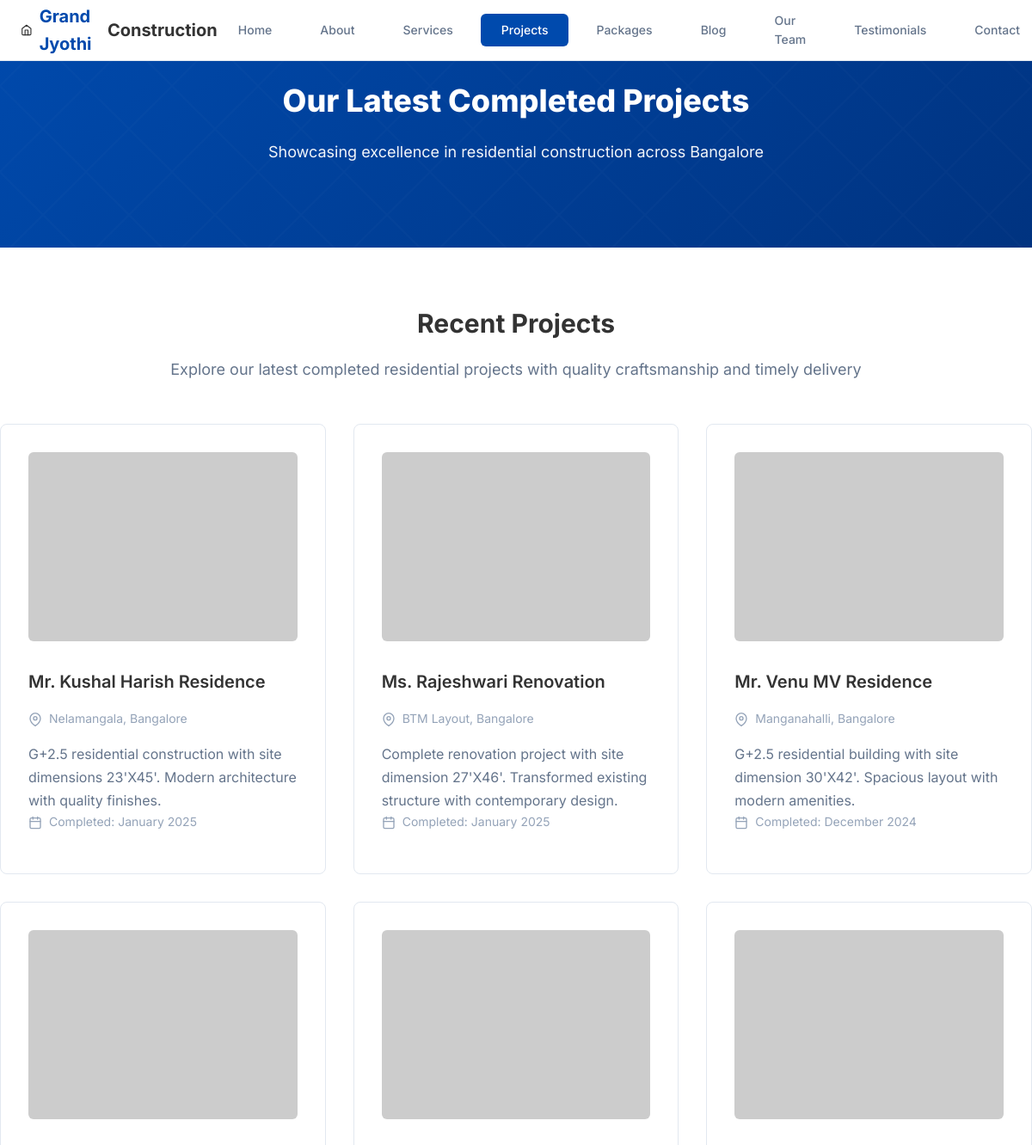
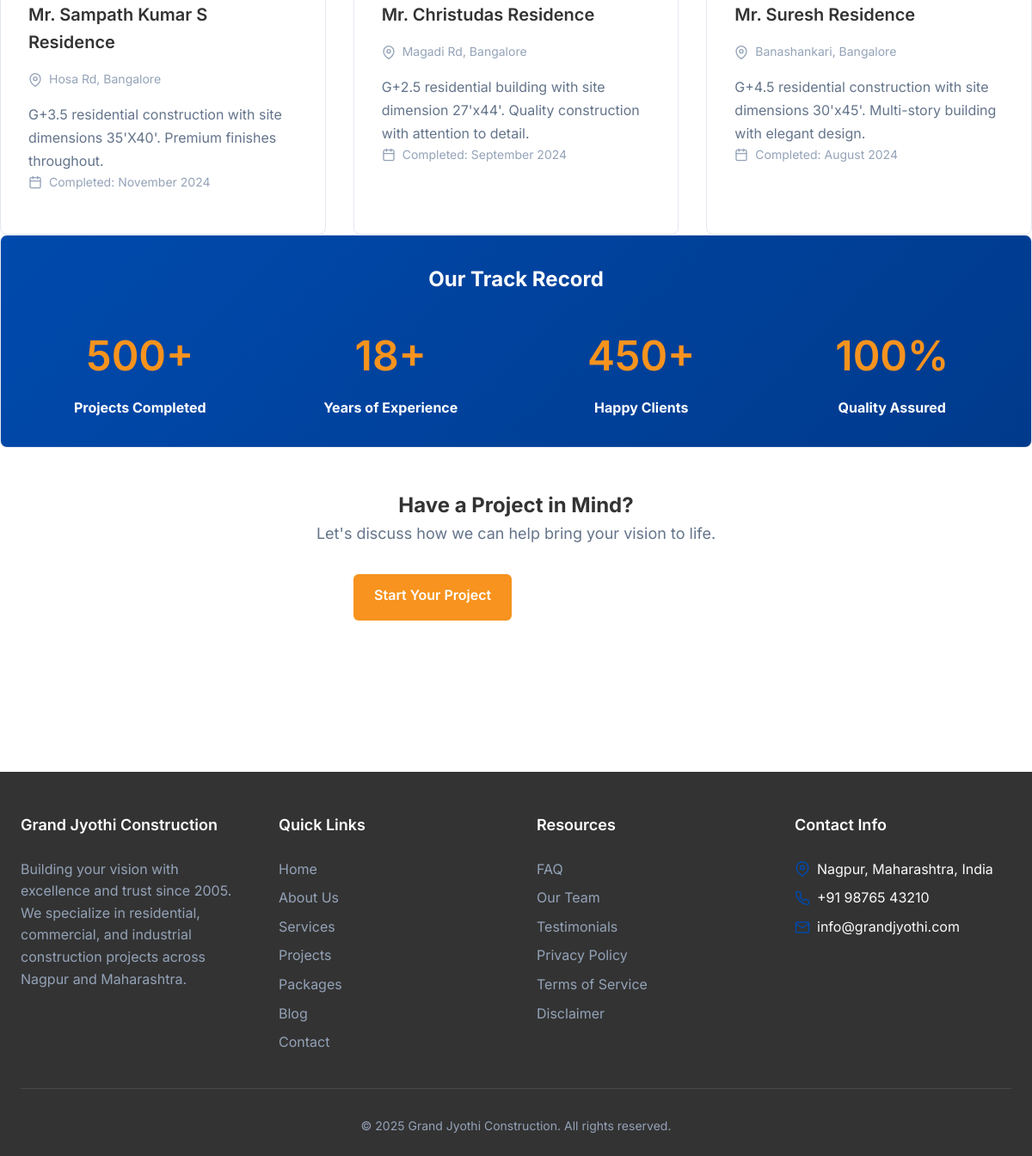
The app's page /projects.php with its own data (2 pictures, top to bottom).
### tables this page shows
CREATE TABLE IF NOT EXISTS projects (
    id INT AUTO_INCREMENT PRIMARY KEY,
    title VARCHAR(255) NOT NULL,
    location VARCHAR(255) NOT NULL,
    description TEXT NOT NULL,
    image VARCHAR(255) DEFAULT 'placeholder.jpg',
    completed_on DATE NULL,
    created_at TIMESTAMP DEFAULT CURRENT_TIMESTAMP,
    INDEX idx_created (created_at),
    INDEX idx_completed (completed_on)
);

CREATE TABLE IF NOT EXISTS site_settings (
    id INT AUTO_INCREMENT PRIMARY KEY,
    setting_key VARCHAR(100) NOT NULL UNIQUE,
    setting_value TEXT,
    setting_type VARCHAR(50) DEFAULT 'text',
    updated_at TIMESTAMP DEFAULT CURRENT_TIMESTAMP ON UPDATE CURRENT_TIMESTAMP,
    INDEX idx_key (setting_key)
);

### includes/db.php (called while the page is built, shortened)
<?php
function getDbConnection(): PDO
{
    static $pdo = null;
    if ($pdo === null) {
        $dsn = sprintf(
            'mysql:host=%s;dbname=%s;charset=%s',
            DB_HOST,
            DB_NAME,
            DB_CHARSET
        );
        $options = [
            PDO::ATTR_ERRMODE            => PDO::ERRMODE_EXCEPTION,
            PDO::ATTR_DEFAULT_FETCH_MODE => PDO::FETCH_ASSOC,
            PDO::ATTR_EMULATE_PREPARES   => false,
            PDO::ATTR_PERSISTENT         => false,
        ];
        try {
            $pdo = new PDO($dsn, DB_USER, DB_PASS, $options);
        } catch (PDOException $e) {
            error_log('Database Connection Error: ' . $e->getMessage());
            die('Database connection failed. Please try again later.');
        }
    }
    return $pdo;
}
function executeQuery(string $sql, array $params = []): PDOStatement
{
    $pdo = getDbConnection();
    $stmt = $pdo->prepare($sql);
    $stmt->execute($params);
    return $stmt;
}
function sanitizeOutput($data): string
{
    return htmlspecialchars((string)$data, ENT_QUOTES, 'UTF-8');
}

### includes/settings.php (called while the page is built, shortened)
<?php
function getSetting(string $key, $default = '') {
    try {
        $stmt = executeQuery("SELECT setting_value FROM site_settings WHERE setting_key = ?", [$key]);
        $result = $stmt->fetch(PDO::FETCH_ASSOC);
        return $result ? $result['setting_value'] : $default;
    } catch (PDOException $e) {
        error_log('Get Setting Error: ' . $e->getMessage());
        return $default;
    } catch (Exception $e) {
        error_log('Get Setting Error: ' . $e->getMessage());
        return $default;
    }
}
function getContactInfo(): array {
    return [
        'email' => getSetting('contact_email', 'info@grandjyothi.com'),
        'phone' => getSetting('contact_phone', '+91 98765 43210'),
        'address' => getSetting('contact_address', 'Nagpur, Maharashtra, India'),
    ];
}

### projects.php (the view, shortened to what this page needs)
<?php
require_once __DIR__ . '/includes/db.php';
$sql = "SELECT * FROM projects ORDER BY completed_on DESC, created_at DESC";
$stmt = executeQuery($sql);
$projects = $stmt->fetchAll();
require_once __DIR__ . '/includes/header.php';
?>
<header class="hero">
    <div class="hero-content">
        <h1>Our Latest Completed Projects</h1>
        <p>Showcasing excellence in residential construction across Bangalore</p>
    </div>
</header>
<main class="container section">
    <section>
        <div class="section-header">
            <h2>Recent Projects</h2>
            <p>Explore our latest completed residential projects with quality craftsmanship and timely delivery</p>
        </div>
        <?php if (empty($projects)): ?>
            <article>
                <p>No projects available at the moment. Please check back later.</p>
            </article>
        <?php else: ?>
            <div class="grid grid-3">
                <?php foreach ($projects as $project): ?>
                    <article class="card project-card">
                        <img src="/constructioninnagpur/assets/images/<?= sanitizeOutput($project['image']) ?>"
                             alt="<?= sanitizeOutput($project['title']) ?>"
                             onerror="this.src='https://via.placeholder.com/400x250?text=<?= urlencode($project['title']) ?>'">
                        <h3><?= sanitizeOutput($project['title']) ?></h3>
                        <div class="project-meta">
                            <i data-feather="map-pin"></i>
                            <span><?= sanitizeOutput($project['location']) ?></span>
                        </div>
                        <p><?= sanitizeOutput($project['description']) ?></p>
                        <?php if ($project['completed_on']): ?>
                            <div class="project-meta">
                                <i data-feather="calendar"></i>
                                <span>Completed: <?= date('F Y', strtotime($project['completed_on'])) ?></span>
                            </div>
                        <?php endif; ?>
                    </article>
                <?php endforeach; ?>
            </div>
        <?php endif; ?>
    </section>
    <section class="card" style="background: linear-gradient(135deg, var(--primary-blue) 0%, #003a8c 100%); color: white; text-align: center;">
        <h2 style="color: white; margin-bottom: 2rem;">Our Track Record</h2>
        <div class="grid grid-4">
            <div>
                <h3 style="color: var(--primary-orange); font-size: 3rem; margin-bottom: 0.5rem;">500+</h3>
                <p style="color: white;"><strong>Projects Completed</strong></p>
            </div>
            <div>
                <h3 style="color: var(--primary-orange); font-size: 3rem; margin-bottom: 0.5rem;">18+</h3>
                <p style="color: white;"><strong>Years of Experience</strong></p>
            </div>
            <div>
                <h3 style="color: var(--primary-orange); font-size: 3rem; margin-bottom: 0.5rem;">450+</h3>
                <p style="color: white;"><strong>Happy Clients</strong></p>
            </div>
            <div>
                <h3 style="color: var(--primary-orange); font-size: 3rem; margin-bottom: 0.5rem;">100%</h3>
                <p style="color: white;"><strong>Quality Assured</strong></p>
            </div>
        </div>
    </section>
    <section class="text-center" style="padding: 3rem 0;">
        <h2>Have a Project in Mind?</h2>
        <p style="font-size: 1.125rem; color: var(--text-gray); margin-bottom: 2rem;">Let's discuss how we can help bring your vision to life.</p>
        <div class="hero-buttons">
            <a href="/constructioninnagpur/contact.php" class="btn btn-primary">Start Your Project</a>
            <a href="/constructioninnagpur/packages.php" class="btn btn-secondary">View Packages</a>
        </div>
    </section>
</main>
<?php require_once __DIR__ . '/includes/footer.php'; ?>

### includes/header.php (shortened to what this page needs)
<?php
$current_page = basename($_SERVER['PHP_SELF']);
?>
<!DOCTYPE html>
<html lang="en">
<head>
    <link rel="stylesheet" href="/constructioninnagpur/assets/css/style.css">
</head>
<body>
    <nav class="main-nav" id="mainNav">
        <div class="nav-container">
            <a href="/constructioninnagpur/index.php" class="nav-logo">
                <?php if (defined('SHOW_LOGO_ICON') && SHOW_LOGO_ICON): ?>
                <i data-feather="home"></i>
                <?php endif; ?>
                <span><?= sanitizeOutput(defined('SITE_LOGO_TEXT') ? SITE_LOGO_TEXT : 'Grand Jyothi') ?></span> <?= sanitizeOutput(defined('SITE_LOGO_SUBTITLE') ? SITE_LOGO_SUBTITLE : 'Construction') ?>
            </a>
            <ul class="nav-menu" id="navMenu">
                <li class="<?= $current_page === 'index.php' ? 'active' : '' ?>">
                    <a href="/constructioninnagpur/index.php">Home</a>
                </li>
                <li class="<?= $current_page === 'about.php' ? 'active' : '' ?>">
                    <a href="/constructioninnagpur/about.php">About</a>
                </li>
                <li class="<?= $current_page === 'services.php' ? 'active' : '' ?>">
                    <a href="/constructioninnagpur/services.php">Services</a>
                </li>
                <li class="<?= $current_page === 'projects.php' ? 'active' : '' ?>">
                    <a href="/constructioninnagpur/projects.php">Projects</a>
                </li>
                <li class="<?= $current_page === 'packages.php' ? 'active' : '' ?>">
                    <a href="/constructioninnagpur/packages.php">Packages</a>
                </li>
                <li class="<?= $current_page === 'blog.php' ? 'active' : '' ?>">
                    <a href="/constructioninnagpur/blog.php">Blog</a>
                </li>
                <li class="<?= $current_page === 'team.php' ? 'active' : '' ?>">
                    <a href="/constructioninnagpur/team.php">Our Team</a>
                </li>
                <li class="<?= $current_page === 'testimonials.php' ? 'active' : '' ?>">
                    <a href="/constructioninnagpur/testimonials.php">Testimonials</a>
                </li>
                <li class="<?= $current_page === 'contact.php' ? 'active' : '' ?>">
                    <a href="/constructioninnagpur/contact.php">Contact</a>
                </li>
            </ul>
        </div>
    </nav>

### includes/footer.php (shortened to what this page needs)
    <?php
    require_once __DIR__ . '/settings.php';
    $site_name = getSetting('site_name', 'Grand Jyothi Construction');
    $company_desc = getSetting('company_description', 'Building your vision with excellence and trust since 2005.');
    $contact_info = getContactInfo();
    ?>
    <footer class="footer">
        <div class="container">
            <div class="footer-content">
                <div class="footer-section">
                    <h4><?= sanitizeOutput($site_name) ?></h4>
                    <p><?= sanitizeOutput($company_desc) ?></p>
                </div>
                <div class="footer-section">
                    <h4>Quick Links</h4>
                    <ul class="footer-links">
                        <li><a href="/constructioninnagpur/index.php">Home</a></li>
                        <li><a href="/constructioninnagpur/about.php">About Us</a></li>
                        <li><a href="/constructioninnagpur/services.php">Services</a></li>
                        <li><a href="/constructioninnagpur/projects.php">Projects</a></li>
                        <li><a href="/constructioninnagpur/packages.php">Packages</a></li>
                        <li><a href="/constructioninnagpur/blog.php">Blog</a></li>
                        <li><a href="/constructioninnagpur/contact.php">Contact</a></li>
                    </ul>
                </div>
                <div class="footer-section">
                    <h4>Resources</h4>
                    <ul class="footer-links">
                        <li><a href="/constructioninnagpur/faq.php">FAQ</a></li>
                        <li><a href="/constructioninnagpur/team.php">Our Team</a></li>
                        <li><a href="/constructioninnagpur/testimonials.php">Testimonials</a></li>
                        <li><a href="/constructioninnagpur/privacy-policy.php">Privacy Policy</a></li>
                        <li><a href="/constructioninnagpur/terms-of-service.php">Terms of Service</a></li>
                        <li><a href="/constructioninnagpur/disclaimer.php">Disclaimer</a></li>
                    </ul>
                </div>
                <div class="footer-section">
                    <h4>Contact Info</h4>
                    <div class="footer-contact">
                        <i data-feather="map-pin"></i>
                        <span><?= sanitizeOutput($contact_info['address']) ?></span>
                    </div>
                    <div class="footer-contact">
                        <i data-feather="phone"></i>
                        <span><?= sanitizeOutput($contact_info['phone']) ?></span>
                    </div>
                    <div class="footer-contact">
                        <i data-feather="mail"></i>
                        <span><?= sanitizeOutput($contact_info['email']) ?></span>
                    </div>
                </div>
            </div>
            <div class="footer-bottom">
                <p>&copy; <?= date('Y') ?> <?= sanitizeOutput($site_name) ?>. All rights reserved.</p>
            </div>
        </div>
    </footer>
</body>
</html>

### records on screen
projects: title "Mr. Kushal Harish Residence", location "Nelamangala, Bangalore", description "G+2.5 residential construction with site dimensions 23'X45'. Modern architecture with quality finishes.", completed_on "January 2025"
projects: title "Ms. Rajeshwari Renovation", location "BTM Layout, Bangalore", description "Complete renovation project with site dimension 27'X46'. Transformed existing structure with contemporary design.", completed_on "January 2025"
projects: title "Mr. Venu MV Residence", location "Manganahalli, Bangalore", description "G+2.5 residential building with site dimension 30'X42'. Spacious layout with modern amenities.", completed_on "December 2024"
projects: title "Mr. Sampath Kumar S Residence", location "Hosa Rd, Bangalore", description "G+3.5 residential construction with site dimensions 35'X40'. Premium finishes throughout.", completed_on "November 2024"
projects: title "Mr. Christudas Residence", location "Magadi Rd, Bangalore", description "G+2.5 residential building with site dimension 27'x44'. Quality construction with attention to detail.", completed_on "September 2024"
projects: title "Mr. Suresh Residence", location "Banashankari, Bangalore", description "G+4.5 residential construction with site dimensions 30'x45'. Multi-story building with elegant design.", completed_on "August 2024"
site_settings: setting_value "Grand Jyothi Construction"
site_settings: setting_value "Building your vision with excellence and trust since 2005. We specialize in residential, commercial, and industrial construction projects across Nagpur and Maharashtra."

### other values on screen
sanitizeOutput($contact_info['address']) "Nagpur, Maharashtra, India"
sanitizeOutput($contact_info['phone']) "+91 98765 43210"
sanitizeOutput($contact_info['email']) "info@grandjyothi.com"
